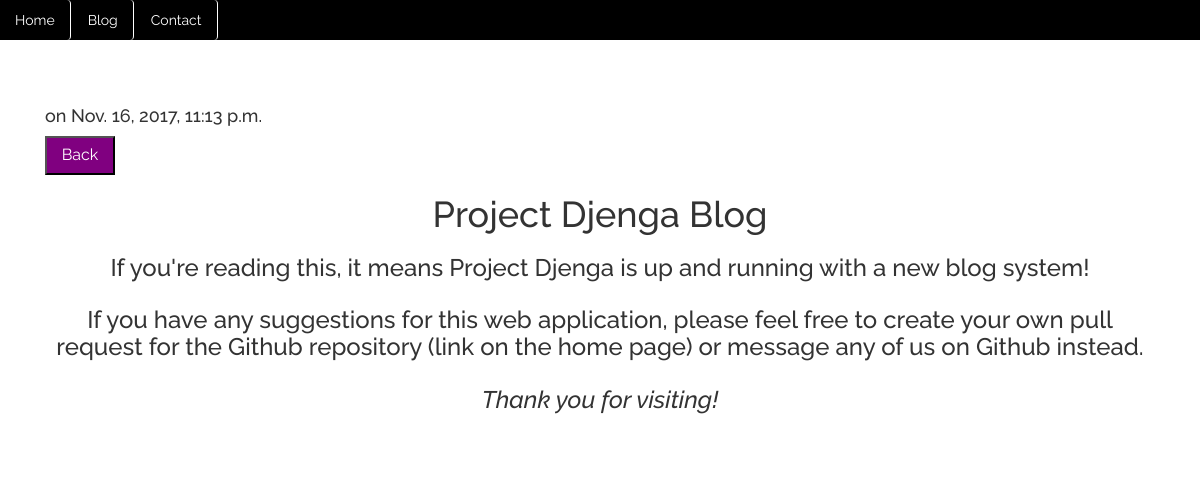
The page /blog/1 on the database its author committed.
### blog/models.py (models this page shows, shortened)
class Post(models.Model):
    title = models.CharField(max_length = 140)
    body = models.TextField()
    date = models.DateTimeField()

### blog/templates/blog/post.html
{% extends "webapp/mainHeader.html" %}
{% block navbar %}
{% include "webapp/navigation.html" %}
{% endblock navbar %}
{% block body %}
<div class = "container">
<div class="col-md-12 text-left">
<h3><a href="/blog/{{post.id}}">{{ post.title }}</a></h3>
<h4> on {{ post.date }}</h4>
<a href="/blog/"><button id="backButton">Back</button></a>
</div>
<div class="col-md-12 text-center">
	{{ post.body|safe|linebreaks}}
<br><br>
</div>
</div>
{% endblock %}

### webapp/static/webapp/css/blog.css (style rules this page uses)
#backButton { width: 70px; padding:6px; font-size: 16px; background-color: purple !important; }

### webapp/templates/webapp/navigation.html (style rules this page uses)
a { color:white !important; border-right: 1px white solid; }

### rows shown on the page
Post: date "Nov. 16, 2017, 11:13 p.m.", body "Project Djenga Blog If you're reading this, it means Project Djenga is up and running with a new blog system! If you have any suggestions for this web application, please feel free to create your own pull request for the Github repository (link on the home page) or message any of us on Github instead. Thank you for visiting!"
